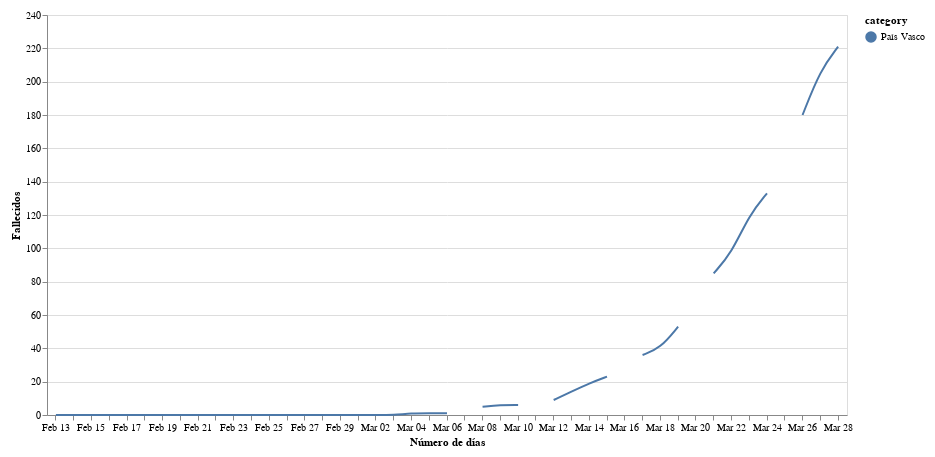

The notebook cell this image was saved under:
### Code cell
#collapse

import requests
import pandas as pd
from io import BytesIO
import numpy as np
import altair as alt

# data download
response = requests.get('https://docs.google.com/spreadsheet/ccc?key=1FwOXbkWeuS1LHrKxhSfepGtsgQ6iIEQZmWig_JKo8z0&output=csv&gid=1616296995')
assert response.status_code == 200, 'Wrong status code'
data = response.content
df = pd.read_csv(BytesIO(data), parse_dates=['Fecha'], dayfirst=True)

# plot
df = df.set_index('Fecha')['País Vasco']
source = df.reset_index().melt('Fecha', var_name='category', value_name='Fallecidos')

selection = alt.selection_multi(fields=['category'], bind='legend')

line = alt.Chart(source).mark_line(interpolate='basis').encode(
    alt.X('monthdate(Fecha):O', axis=alt.Axis(tickRound=True), title='Número de días'),
    alt.Y('Fallecidos:Q'),
    alt.Color('category:N'),
    opacity=alt.condition(selection, alt.value(1), alt.value(0.2))
)

nearest = alt.selection(type='single', nearest=True, on='mouseover',
                        fields=['Fecha'], empty='none')

# Transparent selectors across the chart. This is what tells us
# the x-value of the cursor
selectors = alt.Chart(source).mark_point().encode(
    x='monthdate(Fecha):O',
    opacity=alt.value(0),
).add_selection(
    nearest
)

# Draw points on the line, and highlight based on selection
points = line.mark_point().encode(
    opacity=alt.condition(nearest, alt.value(1), alt.value(0))
)

# Draw text labels near the points, and highlight based on selection
text = line.mark_text(align='left', dx=5, dy=-5).encode(
    text=alt.condition(nearest, 'Fallecidos:Q', alt.value(' '))
)

line = line.add_selection(
    selection
)

# Draw a rule at the location of the selection
rules = alt.Chart(source).mark_rule(color='gray').encode(
    x='monthdate(Fecha):O',
).transform_filter(
    nearest
)

# Put the five layers into a chart and bind the data
alt.layer(
    line, selectors, points, rules, text
).properties(
    width=800, height=400
).configure(
    padding=10
)

### Figure 1 — Vega-Lite specification as saved in the notebook (floating-point values rounded to 4 significant figures)
{"config": {"view": {"continuousWidth": 400, "continuousHeight": 300}, "padding": 10}, "layer": [{"mark": {"type": "line", "interpolate": "basis"}, "encoding": {"color": {"type": "nominal", "field": "category"}, "opacity": {"condition": {"value": 1, "selection": "selector009"}, "value": 0.2}, "x": {"type": "ordinal", "axis": {"tickRound": true}, "field": "Fecha", "timeUnit": "monthdate", "title": "Número de días"}, "y": {"type": "quantitative", "field": "Fallecidos"}}, "selection": {"selector009": {"type": "multi", "fields": ["category"], "bind": "legend"}}}, {"mark": "point", "encoding": {"opacity": {"value": 0}, "x": {"type": "ordinal", "field": "Fecha", "timeUnit": "monthdate"}}, "selection": {"selector010": {"type": "single", "nearest": true, "on": "mouseover", "fields": ["Fecha"], "empty": "none"}}}, {"mark": "point", "encoding": {"color": {"type": "nominal", "field": "category"}, "opacity": {"condition": {"value": 1, "selection": "selector010"}, "value": 0}, "x": {"type": "ordinal", "axis": {"tickRound": true}, "field": "Fecha", "timeUnit": "monthdate", "title": "Número de días"}, "y": {"type": "quantitative", "field": "Fallecidos"}}}, {"mark": {"type": "rule", "color": "gray"}, "encoding": {"x": {"type": "ordinal", "field": "Fecha", "timeUnit": "monthdate"}}, "transform": [{"filter": {"selection": "selector010"}}]}, {"mark": {"type": "text", "align": "left", "dx": 5, "dy": -5}, "encoding": {"color": {"type": "nominal", "field": "category"}, "opacity": {"condition": {"value": 1, "selection": "selector009"}, "value": 0.2}, "text": {"condition": {"type": "quantitative", "field": "Fallecidos", "selection": "selector010"}, "value": " "}, "x": {"type": "ordinal", "axis": {"tickRound": true}, "field": "Fecha", "timeUnit": "monthdate", "title": "Número de días"}, "y": {"type": "quantitative", "field": "Fallecidos"}}}], "data": {"name": "data-fb12d5f18ec3a6ef33301098868530f7"}, "height": 400, "width": 800, "$schema": "https://vega.github.io/schema/vega-lite/v4.0.2.json", "datasets": {"data-fb12d5f18ec3a6ef33301098868530f7": [{"Fecha": "2020-02-13T00:00:00", "category": "País Vasco", "Fallecidos": 0.0}, {"Fecha": "2020-02-14T00:00:00", "category": "País Vasco", "Fallecidos": 0.0}, {"Fecha": "2020-02-15T00:00:00", "category": "País Vasco", "Fallecidos": 0.0}, {"Fecha": "2020-02-16T00:00:00", "category": "País Vasco", "Fallecidos": 0.0}, {"Fecha": "2020-02-17T00:00:00", "category": "País Vasco", "Fallecidos": 0.0}, {"Fecha": "2020-02-18T00:00:00", "category": "País Vasco", "Fallecidos": 0.0}, {"Fecha": "2020-02-19T00:00:00", "category": "País Vasco", "Fallecidos": 0.0}, {"Fecha": "2020-02-20T00:00:00", "category": "País Vasco", "Fallecidos": 0.0}, {"Fecha": "2020-02-21T00:00:00", "category": "País Vasco", "Fallecidos": 0.0}, {"Fecha": "2020-02-22T00:00:00", "category": "País Vasco", "Fallecidos": 0.0}, {"Fecha": "2020-02-23T00:00:00", "category": "País Vasco", "Fallecidos": 0.0}, {"Fecha": "2020-02-24T00:00:00", "category": "País Vasco", "Fallecidos": 0.0}, {"Fecha": "2020-02-25T00:00:00", "category": "País Vasco", "Fallecidos": 0.0}, {"Fecha": "2020-02-26T00:00:00", "category": "País Vasco", "Fallecidos": 0.0}, {"Fecha": "2020-02-27T00:00:00", "category": "País Vasco", "Fallecidos": 0.0}, {"Fecha": "2020-02-28T00:00:00", "category": "País Vasco", "Fallecidos": 0.0}, {"Fecha": "2020-02-29T00:00:00", "category": "País Vasco", "Fallecidos": 0.0}, {"Fecha": "2020-03-01T00:00:00", "category": "País Vasco", "Fallecidos": 0.0}, {"Fecha": "2020-03-02T00:00:00", "category": "País Vasco", "Fallecidos": 0.0}, {"Fecha": "2020-03-03T00:00:00", "category": "País Vasco", "Fallecidos": 0.0}, {"Fecha": "2020-03-04T00:00:00", "category": "País Vasco", "Fallecidos": 1.0}, {"Fecha": "2020-03-05T00:00:00", "category": "País Vasco", "Fallecidos": 1.0}, {"Fecha": "2020-03-06T00:00:00", "category": "País Vasco", "Fallecidos": 1.0}, {"Fecha": "2020-03-07T00:00:00", "category": "País Vasco", "Fallecidos": null}, {"Fecha": "2020-03-08T00:00:00", "category": "País Vasco", "Fallecidos": 5.0}, {"Fecha": "2020-03-09T00:00:00", "category": "País Vasco", "Fallecidos": 6.0}, {"Fecha": "2020-03-10T00:00:00", "category": "País Vasco", "Fallecidos": 6.0}, {"Fecha": "2020-03-11T00:00:00", "category": "País Vasco", "Fallecidos": null}, {"Fecha": "2020-03-12T00:00:00", "category": "País Vasco", "Fallecidos": 9.0}, {"Fecha": "2020-03-13T00:00:00", "category": "País Vasco", "Fallecidos": 14.0}, {"Fecha": "2020-03-14T00:00:00", "category": "País Vasco", "Fallecidos": 19.0}, {"Fecha": "2020-03-15T00:00:00", "category": "País Vasco", "Fallecidos": 23.0}, {"Fecha": "2020-03-16T00:00:00", "category": "País Vasco", "Fallecidos": null}, {"Fecha": "2020-03-17T00:00:00", "category": "País Vasco", "Fallecidos": 36.0}, {"Fecha": "2020-03-18T00:00:00", "category": "País Vasco", "Fallecidos": 40.0}, {"Fecha": "2020-03-19T00:00:00", "category": "País Vasco", "Fallecidos": 53.0}, {"Fecha": "2020-03-20T00:00:00", "category": "País Vasco", "Fallecidos": null}, {"Fecha": "2020-03-21T00:00:00", "category": "País Vasco", "Fallecidos": 85.0}, {"Fecha": "2020-03-22T00:00:00", "category": "País Vasco", "Fallecidos": 97.0}, {"Fecha": "2020-03-23T00:00:00", "category": "País Vasco", "Fallecidos": 120.0}, {"Fecha": "2020-03-24T00:00:00", "category": "País Vasco", "Fallecidos": 133.0}, {"Fecha": "2020-03-25T00:00:00", "category": "País Vasco", "Fallecidos": null}, {"Fecha": "2020-03-26T00:00:00", "category": "País Vasco", "Fallecidos": 180.0}, {"Fecha": "2020-03-27T00:00:00", "category": "País Vasco", "Fallecidos": 207.0}, {"Fecha": "2020-03-28T00:00:00", "category": "País Vasco", "Fallecidos": 221.0}]}}
